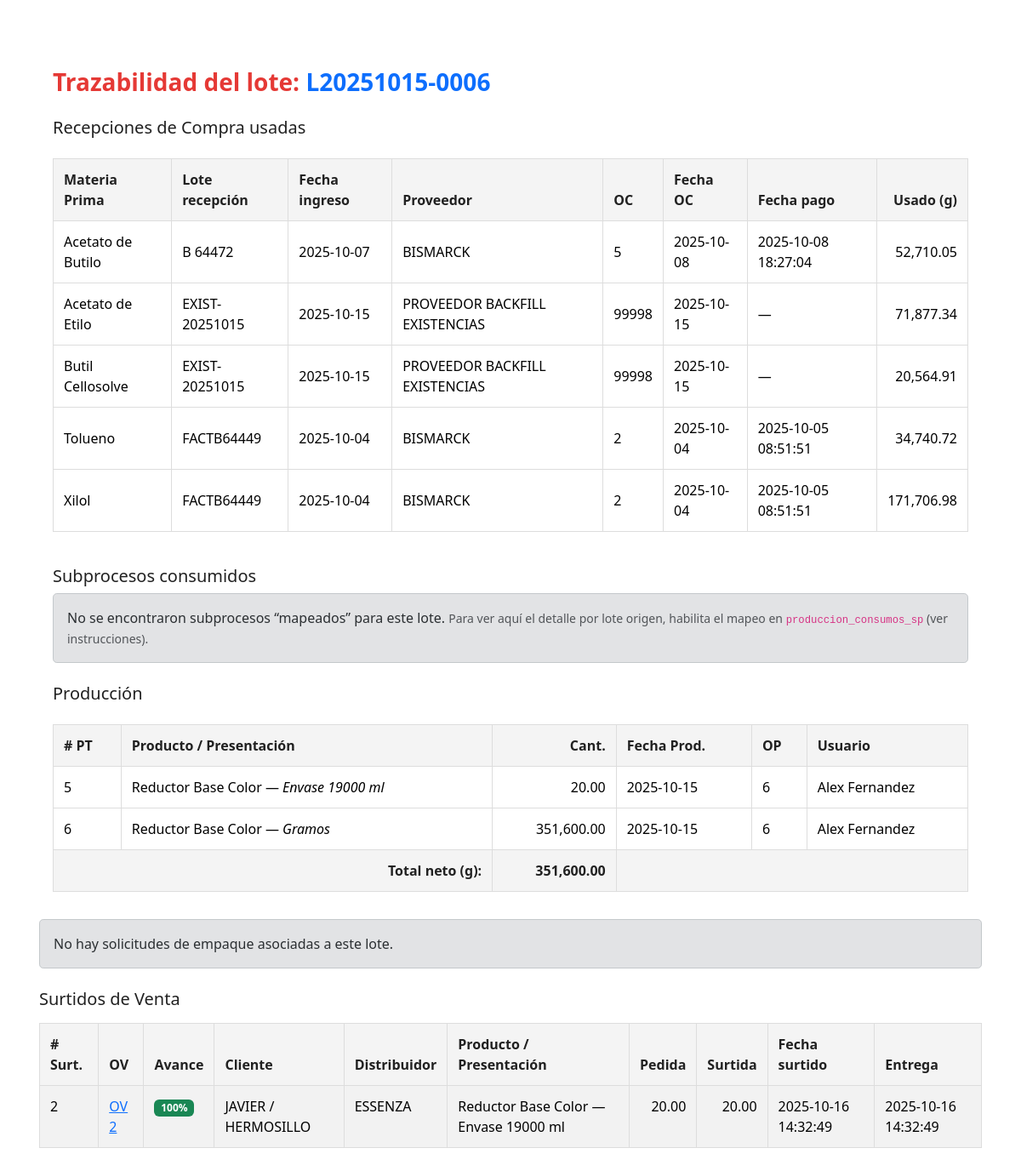
/trazabilidad.php?lote=L20251015-0006, run on the app's committed database.
### tables this page shows
CREATE TABLE `produccion_consumos` (
  `id` int(11) NOT NULL,
  `produccion_id` int(11) NOT NULL,
  `mp_id` int(10) UNSIGNED NOT NULL,
  `lote_recepcion` int(11) DEFAULT NULL,
  `cantidad_consumida` decimal(12,4) NOT NULL,
  `creado_en` datetime NOT NULL DEFAULT current_timestamp()
);

CREATE TABLE `materias_primas` (
  `id` int(10) UNSIGNED NOT NULL,
  `nombre` varchar(100) DEFAULT NULL,
  `unidad` varchar(20) DEFAULT NULL,
  `tipo` varchar(50) DEFAULT NULL,
  `codigo` varchar(50) DEFAULT NULL,
  `precio_estimado` decimal(12,6) NOT NULL DEFAULT 0.000000,
  `proveedor` varchar(100) DEFAULT NULL,
  `stock_actual` decimal(10,2) DEFAULT NULL,
  `precio_unitario` decimal(10,2) DEFAULT NULL,
  `densidad_kg_l` decimal(8,4) DEFAULT NULL,
  `unidad_compra` enum('g','kg','L','pza') NOT NULL DEFAULT 'g',
  `es_solvente` tinyint(1) NOT NULL DEFAULT 0,
  `existencia` decimal(12,2) NOT NULL DEFAULT 0.00,
  `stock_minimo` decimal(12,2) NOT NULL DEFAULT 0.00 COMMENT 'Cantidad mínima de stock (en g) antes de generar alerta',
  `codigo_interno` varchar(50) DEFAULT NULL COMMENT 'Código interno de referencia',
  `unidad_base` varchar(16) NOT NULL DEFAULT 'g',
  `tipo_mp` varchar(32) DEFAULT NULL,
  `activo` tinyint(1) NOT NULL DEFAULT 1 COMMENT '1=activa, 0=inactiva'
);

CREATE TABLE `recepciones_compra_lineas` (
  `id` int(11) NOT NULL,
  `orden_compra_id` int(11) NOT NULL,
  `linea_id` int(10) UNSIGNED NOT NULL,
  `cantidad_recibida` decimal(12,3) NOT NULL DEFAULT 0.000,
  `cantidad_disponible` decimal(12,3) NOT NULL DEFAULT 0.000,
  `precio_unitario_neto` decimal(14,6) DEFAULT NULL,
  `moneda` varchar(3) DEFAULT NULL,
  `tipo_cambio` decimal(14,6) DEFAULT NULL,
  `costo_unitario_mxn` decimal(14,6) DEFAULT NULL,
  `gasto_prorrateado_unitario_mxn` decimal(14,6) NOT NULL DEFAULT 0.000000,
  `lote` varchar(50) DEFAULT NULL,
  `fecha_ingreso` date DEFAULT NULL,
  `factura_numero` varchar(50) DEFAULT NULL,
  `comentario` text DEFAULT NULL,
  `recepcionador_id` int(11) NOT NULL,
  `creado_en` datetime NOT NULL DEFAULT current_timestamp()
);

CREATE TABLE `proveedores` (
  `id` int(10) UNSIGNED NOT NULL,
  `nombre` varchar(150) NOT NULL,
  `contacto` varchar(100) DEFAULT NULL,
  `email` varchar(100) DEFAULT NULL,
  `telefono` varchar(50) DEFAULT NULL,
  `direccion` varchar(255) DEFAULT NULL,
  `activo` tinyint(1) NOT NULL DEFAULT 1 COMMENT '1=activo,0=inactivo o sin datos',
  `entrega_domicilio` tinyint(1) NOT NULL DEFAULT 0,
  `created_at` datetime NOT NULL DEFAULT current_timestamp(),
  `updated_at` datetime NOT NULL DEFAULT current_timestamp() ON UPDATE current_timestamp()
);

CREATE TABLE `lineas_compra` (
  `id` int(10) UNSIGNED NOT NULL,
  `orden_compra_id` int(10) UNSIGNED NOT NULL,
  `mp_id` int(10) UNSIGNED DEFAULT NULL,
  `ic_id` int(11) DEFAULT NULL,
  `cantidad` decimal(12,2) NOT NULL,
  `precio_unitario` decimal(14,6) NOT NULL,
  `subtotal` decimal(14,6) NOT NULL,
  `moneda` varchar(3) DEFAULT NULL,
  `tipo_cambio` decimal(14,6) DEFAULT NULL,
  `descuento_pct` decimal(6,3) NOT NULL DEFAULT 0.000,
  `notas_linea` varchar(255) DEFAULT NULL
);

CREATE TABLE `ordenes_compra` (
  `id` int(10) UNSIGNED NOT NULL,
  `proveedor_id` int(10) UNSIGNED NOT NULL,
  `entrega_domicilio` tinyint(1) NOT NULL DEFAULT 0,
  `solicitante_id` int(10) UNSIGNED NOT NULL,
  `autorizador_id` int(10) UNSIGNED DEFAULT NULL,
  `modificador_id` int(10) UNSIGNED DEFAULT NULL,
  `fecha_emision` date NOT NULL,
  `estado` enum('pendiente','autorizada','rechazada','pagada','cerrada') NOT NULL DEFAULT 'pendiente',
  `moneda` varchar(3) NOT NULL DEFAULT 'MXN',
  `tipo_cambio` decimal(14,6) NOT NULL DEFAULT 1.000000,
  `subtotal_neto` decimal(14,4) NOT NULL DEFAULT 0.0000,
  `iva_monto` decimal(14,4) NOT NULL DEFAULT 0.0000,
  `total_con_iva` decimal(14,4) NOT NULL DEFAULT 0.0000,
  `total` decimal(12,2) NOT NULL DEFAULT 0.00,
  `fecha_autorizacion` datetime DEFAULT NULL,
  `fecha_pago` datetime DEFAULT NULL,
  `fecha_modificacion` datetime DEFAULT NULL
);

CREATE TABLE `productos_terminados` (
  `id` int(11) NOT NULL,
  `orden_id` int(11) NOT NULL,
  `producto_id` int(11) DEFAULT NULL,
  `presentacion_id` int(11) DEFAULT NULL,
  `cantidad` decimal(10,2) DEFAULT NULL,
  `lote_produccion` varchar(50) DEFAULT NULL,
  `fecha` date DEFAULT NULL
);

CREATE TABLE `productos` (
  `id` int(11) NOT NULL,
  `nombre` varchar(100) DEFAULT NULL,
  `sistema` varchar(100) DEFAULT NULL,
  `categoria` varchar(100) DEFAULT NULL,
  `densidad_kg_por_l` decimal(10,4) DEFAULT NULL,
  `es_para_venta` tinyint(1) NOT NULL DEFAULT 0,
  `creado_por` int(11) NOT NULL,
  `es_subproducto` tinyint(1) DEFAULT 0,
  `confidencial` tinyint(1) DEFAULT 0,
  `producto_padre_id` int(11) DEFAULT NULL,
  `unidad_venta` varchar(20) NOT NULL DEFAULT 'g'
);

CREATE TABLE `presentaciones` (
  `id` int(11) NOT NULL,
  `nombre` varchar(20) DEFAULT NULL,
  `volumen_ml` int(11) DEFAULT NULL,
  `slug` varchar(64) NOT NULL
);

CREATE TABLE `surtidos_venta` (
  `id` int(11) NOT NULL,
  `orden_venta_id` int(11) NOT NULL,
  `linea_venta_id` int(11) NOT NULL,
  `lote_produccion` varchar(50) NOT NULL,
  `cantidad` decimal(12,2) NOT NULL,
  `fecha_surtido` datetime NOT NULL DEFAULT current_timestamp()
);

CREATE TABLE `ordenes_venta` (
  `id` int(11) NOT NULL,
  `cliente_id` int(11) DEFAULT NULL,
  `distribuidor_id` int(11) DEFAULT NULL,
  `fecha` date DEFAULT NULL,
  `fecha_entrega` date DEFAULT NULL,
  `estado` enum('pendiente','proceso_surtido','Listo_entrega','entregado') DEFAULT 'pendiente',
  `usuario_creador` int(11) DEFAULT NULL,
  `incluye_paquete` tinyint(1) DEFAULT 0
);

CREATE TABLE `clientes` (
  `id` int(11) NOT NULL,
  `nombre` varchar(100) DEFAULT NULL,
  `contacto` varchar(100) DEFAULT NULL,
  `direccion` text DEFAULT NULL,
  `datos_envio` text DEFAULT NULL,
  `activo` tinyint(1) DEFAULT 1,
  `es_distribuidor` tinyint(1) DEFAULT 0,
  `distribuidor_id` int(11) DEFAULT NULL
);

CREATE TABLE `lineas_venta` (
  `id` int(11) NOT NULL,
  `orden_venta_id` int(11) NOT NULL,
  `insumo_comercial_id` int(11) DEFAULT NULL,
  `producto_id` int(11) DEFAULT NULL,
  `presentacion_id` int(11) NOT NULL,
  `cantidad` decimal(12,3) NOT NULL,
  `precio_unitario` decimal(12,4) NOT NULL,
  `subtotal` decimal(14,2) NOT NULL
);

CREATE TABLE `entregas_venta` (
  `id` int(11) NOT NULL,
  `orden_venta_id` int(11) NOT NULL,
  `fecha_entrega` datetime NOT NULL DEFAULT current_timestamp(),
  `firma_cliente` varchar(255) DEFAULT NULL
);

### trazabilidad.php (the view, shortened to what the rows shown need)
<?php
require_once 'config.php';
$lote = isset($_GET['lote']) ? trim($_GET['lote']) : '';
$presGramos = getPresentacionIdGramos($pdo);
$sqlPT = "
  SELECT
    pt.id,
    pt.cantidad,
    pt.presentacion_id,
    pt.fecha,
    pt.orden_id AS op_id,
    p.nombre    AS producto,
    pr.nombre   AS presentacion,
    COALESCE(u.nombre, '-') AS usuario
  FROM productos_terminados pt
  JOIN productos p       ON p.id  = pt.producto_id
  JOIN presentaciones pr ON pr.id = pt.presentacion_id
  LEFT JOIN ordenes_produccion op ON op.id = pt.orden_id
  LEFT JOIN usuarios u            ON u.id = op.usuario_creador
  WHERE pt.lote_produccion = ?
  ORDER BY pt.id ASC
";
$stPT = $pdo->prepare($sqlPT);
$stPT->execute([$lote]);
$ptRows = $stPT->fetchAll(PDO::FETCH_ASSOC);
$ptFinalIds = array_map(
  function ($r) { return (int)$r['id']; },
  array_values(array_filter($ptRows, function ($r) { return (float)$r['cantidad'] > 0; }))
);
$consumosDirectos = [];
if (!empty($ptFinalIds)) {
  $in = implode(',', array_fill(0, count($ptFinalIds), '?'));
  $sql = "
    SELECT
      pc.produccion_id,
      pc.mp_id,
      mp.nombre                   AS mp_nombre,
      pc.cantidad_consumida       AS cantidad,
      rcl.id                      AS lote_recepcion_id,
      rcl.lote                    AS lote_recepcion,
      rcl.fecha_ingreso           AS fecha_ingreso,
      lc.orden_compra_id          AS oc_id,
      oc.fecha_emision            AS fecha_oc,
      oc.fecha_pago               AS fecha_pago,
      prov.nombre                 AS proveedor
    FROM produccion_consumos pc
    JOIN materias_primas mp            ON mp.id = pc.mp_id
    LEFT JOIN recepciones_compra_lineas rcl ON rcl.id = pc.lote_recepcion
    LEFT JOIN lineas_compra lc             ON lc.id  = rcl.linea_id
    LEFT JOIN ordenes_compra oc            ON oc.id  = lc.orden_compra_id
    LEFT JOIN proveedores prov             ON prov.id= oc.proveedor_id
    WHERE pc.produccion_id IN ($in)
    ORDER BY mp.nombre, rcl.fecha_ingreso, rcl.id
  ";
  $st = $pdo->prepare($sql);
  $st->execute($ptFinalIds);
  $consumosDirectos = $st->fetchAll(PDO::FETCH_ASSOC);
}
$consumosSub = [];
$stmtSale = $pdo->prepare("
  SELECT
   sv.id                         AS surtido_id,
    ov.id                         AS ov_id,
    c.nombre                      AS cliente,
    d.nombre                      AS distribuidor,
    p.nombre                      AS producto,
    pr.nombre                     AS presentacion,
    lv.cantidad                   AS cantidad_pedida,
    sv.cantidad                   AS cantidad_surtida,
    sv.fecha_surtido,
    ev.fecha_entrega              AS fecha_entrega_real
  FROM surtidos_venta sv
  JOIN ordenes_venta ov         ON ov.id = sv.orden_venta_id
  JOIN lineas_venta  lv         ON lv.id = sv.linea_venta_id
  LEFT JOIN productos p         ON p.id = lv.producto_id
  LEFT JOIN presentaciones pr   ON pr.id = lv.presentacion_id
  LEFT JOIN clientes c          ON c.id = ov.cliente_id
  LEFT JOIN clientes d          ON d.id = ov.distribuidor_id
  LEFT JOIN entregas_venta ev   ON ev.orden_venta_id = ov.id
  WHERE sv.lote_produccion = ?
  ORDER BY sv.fecha_surtido ASC, sv.id ASC
");
 $stmtSale->execute([$lote]);
 $sales = $stmtSale->fetchAll(PDO::FETCH_ASSOC);
function calcAvanceOV(PDO $pdo, int $ovId): int {
  $q1 = $pdo->prepare("
    SELECT COALESCE(SUM(lv.cantidad),0)
    FROM lineas_venta lv
    WHERE lv.orden_venta_id = ?
  ");
  $q1->execute([$ovId]);
  $pedido = (float)$q1->fetchColumn();
  $q2 = $pdo->prepare("
    SELECT COALESCE(SUM(sv.cantidad),0)
    FROM surtidos_venta sv
    WHERE sv.orden_venta_id = ?
  ");
  $q2->execute([$ovId]);
  $surtido = (float)$q2->fetchColumn();
  $pct = (int)round(100 * $surtido / $pedido);
  return max(0, min(100, $pct));
}
include 'header.php';
?>
<div class="container mt-4">
  <?php
    $rowsRC = array_merge($consumosDirectos, $consumosSub);
  ?>
  <?php if (empty($rowsRC)): ?>
    <div class="alert alert-secondary">
      No se encontraron recepciones asociadas a este lote (puede tratarse de producción anterior a la habilitación de FIFO/consumos, o aún no se ha mapeado el origen de subprocesos).
    </div>
  <?php else: ?>
    <div class="table-responsive">
      <table class="table table-sm table-bordered align-middle">
        <thead class="table-light">
          <tr>
            <th>Materia Prima</th>
            <th>Lote recepción</th>
            <th>Fecha ingreso</th>
            <th>Proveedor</th>
            <th>OC</th>
            <th>Fecha OC</th>
            <th>Fecha pago</th>
            <th class="text-end">Usado (g)</th>
          </tr>
        </thead>
        <tbody>
        <?php foreach ($rowsRC as $c): ?>
          <tr>
            <td><?= htmlspecialchars($c['mp_nombre']) ?></td>
            <td><?= htmlspecialchars($c['lote_recepcion'] ?: ('#'.$c['lote_recepcion_id'])) ?></td>
            <td><?= htmlspecialchars($c['fecha_ingreso'] ?: '—') ?></td>
            <td><?= htmlspecialchars($c['proveedor'] ?: '—') ?></td>
            <td><?= htmlspecialchars($c['oc_id'] ?: '—') ?></td>
            <td><?= htmlspecialchars($c['fecha_oc'] ?: '—') ?></td>
            <td><?= htmlspecialchars($c['fecha_pago'] ?: '—') ?></td>
            <td class="text-end"><?= number_format((float)$c['cantidad'], 2) ?></td>
          </tr>
        <?php endforeach; ?>
        </tbody>
      </table>
    </div>
  <?php endif; ?>
  <?php if (empty($ptRows)): ?>
    <div class="alert alert-secondary">No se encontraron registros de producción para este lote.</div>
  <?php else: ?>
    <div class="table-responsive">
      <table class="table table-sm table-bordered align-middle">
        <thead class="table-light">
          <tr>
            <th># PT</th>
            <th>Producto / Presentación</th>
            <th class="text-end">Cant.</th>
            <th>Fecha Prod.</th>
            <th>OP</th>
            <th>Usuario</th>
          </tr>
        </thead>
        <tbody>
          <?php
            $totalG = 0.0;
            foreach ($ptRows as $r):
              $cant = (float)$r['cantidad'];
              if ($presGramos && (int)$r['presentacion_id'] === $presGramos) $totalG += $cant;
          ?>
            <tr class="<?= $cant < 0 ? 'table-warning' : '' ?>">
              <td><?= (int)$r['id'] ?></td>
              <td><?= htmlspecialchars($r['producto']) ?> — <em><?= htmlspecialchars($r['presentacion']) ?></em></td>
              <td class="text-end"><?= number_format($cant, 2) ?></td>
              <td><?= htmlspecialchars($r['fecha']) ?></td>
              <td><?= htmlspecialchars($r['op_id'] ?: '—') ?></td>
              <td><?= htmlspecialchars($r['usuario'] ?: '—') ?></td>
            </tr>
          <?php endforeach; ?>
        </tbody>
        <?php if ($presGramos): ?>
        <tfoot>
          <tr>
            <th colspan="2" class="text-end">Total neto (g):</th>
            <th class="text-end"><?= number_format($totalG, 2) ?></th>
            <th colspan="3"></th>
          </tr>
        </tfoot>
        <?php endif; ?>
      </table>
    </div>
  <?php endif; ?>
</div>
   <?php if (empty($sales)): ?>
     <div class="alert alert-secondary">No se encontraron ventas para este lote.</div>
   <?php else: ?>
    <table class="table table-striped table-sm">
       <thead>
         <tr>
          <th># Surt.</th>
          <th>OV</th>
          <th>Avance</th>
          <th>Cliente</th>
          <th>Distribuidor</th>
          <th>Producto / Presentación</th>
          <th class="text-end">Pedida</th>
          <th class="text-end">Surtida</th>
          <th>Fecha surtido</th>
          <th>Entrega</th>
         </tr>
       </thead>
       <tbody>
        <?php foreach ($sales as $s):
              $avance = calcAvanceOV($pdo, (int)$s['ov_id']);
              $badgeClass = ($avance >= 100)
                ? 'bg-success'
                : (($avance > 0) ? 'bg-info' : 'bg-secondary');
        ?>
          <tr>
            <td><?= (int)$s['surtido_id'] ?></td>
            <td><a href="ordenes_venta.php?id=<?= (int)$s['ov_id'] ?>">OV <?= (int)$s['ov_id'] ?></a></td>
            <td><span class="badge <?= $badgeClass ?>"><?= $avance ?>%</span></td>
            <td><?= htmlspecialchars($s['cliente'] ?? '—') ?></td>
            <td><?= htmlspecialchars($s['distribuidor'] ?? '—') ?></td>
            <td><?= htmlspecialchars(($s['producto'] ?? '—').' — '.($s['presentacion'] ?? '')) ?></td>
            <td class="text-end"><?= number_format((float)$s['cantidad_pedida'], 2) ?></td>
            <td class="text-end"><?= number_format((float)$s['cantidad_surtida'], 2) ?></td>
            <td><?= htmlspecialchars($s['fecha_surtido'] ?? '—') ?></td>
            <td><?= htmlspecialchars($s['fecha_entrega_real'] ?? '—') ?></td>
          </tr>
        <?php endforeach; ?>
       </tbody>
     </table>
   <?php endif; ?>
<?php include 'footer.php'; ?>

### data on the page
produccion_consumos: mp.nombre "Acetato de Butilo", recepciones_compra_lineas.lote "B 64472", recepciones_compra_lineas.fecha_ingreso "2025-10-07", proveedores.nombre "BISMARCK", lineas_compra.orden_compra_id "5", ordenes_compra.fecha_emision "2025-10-08", ordenes_compra.fecha_pago "2025-10-08 18:27:04", cantidad_consumida "52,710.05"
produccion_consumos: mp.nombre "Acetato de Etilo", recepciones_compra_lineas.lote "EXIST-20251015", recepciones_compra_lineas.fecha_ingreso "2025-10-15", proveedores.nombre "PROVEEDOR BACKFILL EXISTENCIAS", lineas_compra.orden_compra_id "99998", ordenes_compra.fecha_emision "2025-10-15", ordenes_compra.fecha_pago "—", cantidad_consumida "71,877.34"
produccion_consumos: mp.nombre "Butil Cellosolve", recepciones_compra_lineas.lote "EXIST-20251015", recepciones_compra_lineas.fecha_ingreso "2025-10-15", proveedores.nombre "PROVEEDOR BACKFILL EXISTENCIAS", lineas_compra.orden_compra_id "99998", ordenes_compra.fecha_emision "2025-10-15", ordenes_compra.fecha_pago "—", cantidad_consumida "20,564.91"
produccion_consumos: mp.nombre "Tolueno", recepciones_compra_lineas.lote "FACTB64449", recepciones_compra_lineas.fecha_ingreso "2025-10-04", proveedores.nombre "BISMARCK", lineas_compra.orden_compra_id "2", ordenes_compra.fecha_emision "2025-10-04", ordenes_compra.fecha_pago "2025-10-05 08:51:51", cantidad_consumida "34,740.72"
produccion_consumos: mp.nombre "Xilol", recepciones_compra_lineas.lote "FACTB64449", recepciones_compra_lineas.fecha_ingreso "2025-10-04", proveedores.nombre "BISMARCK", lineas_compra.orden_compra_id "2", ordenes_compra.fecha_emision "2025-10-04", ordenes_compra.fecha_pago "2025-10-05 08:51:51", cantidad_consumida "171,706.98"
productos_terminados: id "5", producto.nombre "Reductor Base Color", presentacion.nombre "Envase 19000 ml", cantidad "20.00", fecha "2025-10-15", orden "6", usuario "Alex Fernandez"
productos_terminados: id "6", producto.nombre "Reductor Base Color", presentacion.nombre "Gramos", cantidad "351,600.00", fecha "2025-10-15", orden "6", usuario "Alex Fernandez"
surtidos_venta: id "2", orden_venta "2", avance "100", clientes.nombre "JAVIER / HERMOSILLO", clientes.nombre "ESSENZA", productos.nombre "Reductor Base Color — Envase 19000 ml", linea_venta.cantidad "20.00", cantidad "20.00", fecha_surtido "2025-10-16 14:32:49", entregas_venta.fecha_entrega "2025-10-16 14:32:49"

### other printed values
$lote "L20251015-0006"
$totalG "351,600.00"
